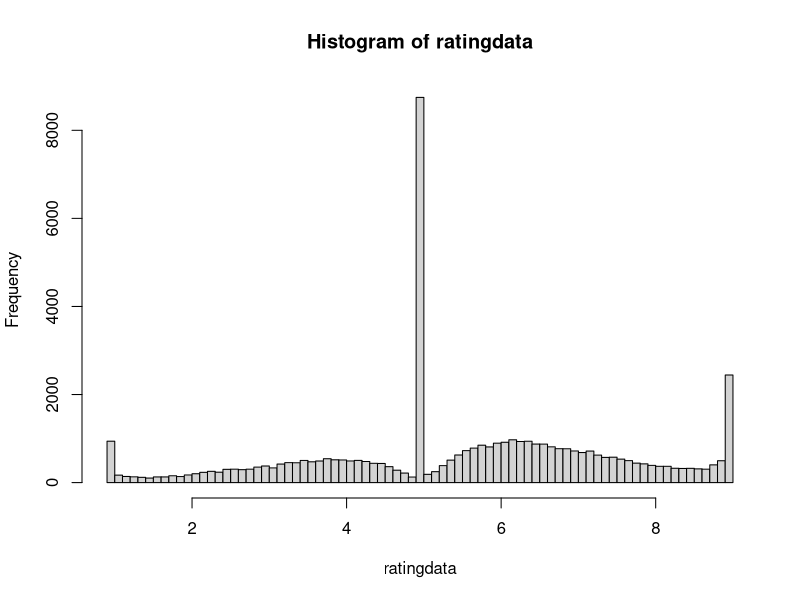

R code for this plot: (Note: this script raises an error after producing the figure.)
############################################################################
## Joint Modeling Oracle Reliability and Human Regularity in
## Large-scale Crowdsourced Affective Data
## Jianbo Ye <jxy198 at ist.psu.edu>

############################################################################
library("Matrix")
library("pracma")
library("ggplot2")

## create hyperedge I_{i,j}^{(k)} within an image k
## from continous 1D dimension data
agreement_hyperedge = function (vals, cutoff = 2.0) {
  l = length(vals);
  if (l<=1) return (0.);
  sqrdiff = matrix(vals*vals, l, l) + 
    matrix(vals*vals, l, l, byrow = T) - 
    2* vals %*% t(vals);
  agreemat = (sqrdiff <= cutoff*cutoff);
  diag(agreemat) = 0;
  return (agreemat);
}

crossagreement = function (vals0, vals1, trusts, cutoff=2.0) {
  l0=length(vals0);
  l1=length(vals1);
  stopifnot(length(trusts) == l1);
  if (min(l0,l1)==1) return (0.);
  sqrdiff = matrix(vals0 * vals0, l0, l1) +
            matrix(vals1 * vals1, l0, l1, byrow = T) -
            2* vals0 %*% t(vals1);
  return(((sqrdiff <= cutoff*cutoff) %*% trusts) / sum(trusts));
}

############################################################################
## metadata
metrics = c("valence", "arousal", "dominance", "likeness");
ticks_of_metrics = c(0.1, 0.1, 0.1, 1.);
highestbreak_of_metrics = c(9., 9., 9., 7.);

############################################################################
## read csv data
the_metric = 1;
emodata = read.csv("filter_four.csv", 
                   header=FALSE, 
                   col.names = c("pid", "uid", metrics));
## set property of interests
ratingdata=emodata[[the_metric + 2]];

## set the minimal score difference
ticks=ticks_of_metrics[the_metric];

## set the minimal score
lowestbreak=1-ticks;

## set the maximal score
highestbreak=highestbreak_of_metrics[the_metric];

## quantize data into histograms
histcount = hist(ratingdata, breaks=seq(lowestbreak,highestbreak,ticks));

## set number of ratings
n=length(ratingdata);

## set percentiles at each score
histcum=cumsum(c(0, histcount$counts));

## set the cutoff agreement threshold
cutoff=nrow(emodata)/5.;

## set image_count and user_count
M = max(emodata$pid);
N = max(emodata$uid);

## create raw sparse matrix data
sdata = sparseMatrix(i=emodata$pid, j=emodata$uid, x=ratingdata, 
                     dims=c(M,N));

############################################################################
computetrusts = function (usr_trusts, sdata) {
  ## create agreement matrix
  agreedata = sdata;
  img_trusts = as.vector((sdata != 0) %*% usr_trusts);
  rcnt = colSums(sdata != 0);
  randrate=(histcum[1:((length(histcum)-1))] + histcum[2:length(histcum)])/cutoff;
  comlist=c();
  for (i in 1:nrow(sdata)) {
    rawdata=sdata[i,,drop=TRUE];
    if (nnzero(rawdata) > 0) {
      uid=which(rawdata!=0);
      idx=round((rawdata[uid]-lowestbreak)/ticks);
      withinrate=(histcum[idx]+histcum[idx+1])/cutoff;
      I=agreement_hyperedge(withinrate);
      rawdata=(I %*% usr_trusts[uid]) / colSums(I);
      comlist=c(comlist, 
                sum(crossagreement(randrate, withinrate, usr_trusts[uid]) * histcount$counts) /
                sum(histcount$counts));
      agreedata[i, uid] = rawdata;
    }
  }
  #usrprof=colSums(sdata)/rcnt;
  usrprof=as.vector((img_trusts %*% agreedata) / (img_trusts %*% (sdata != 0)));
  #randtrust = mean(comlist)
  randtrust = sum(comlist * img_trusts[which(img_trusts>0)]) / sum(img_trusts);
  return(list("usr" = usrprof, "rand" = randtrust))
}



create_agreement_hypergraph = function (sparse_ordinal_data, cutoff) {
  n = sum(rowSums(sdata != 0) > 0);
  I = list(n);
  U = list(n);
  incr=0;
  for (i in 1:nrow(sdata)) {
    rawdata=sdata[i,,drop=TRUE];
    if (nnzero(rawdata) > 0) {
      incr = incr+1;
      uid=which(rawdata!=0);
      idx=round((rawdata[uid]-lowestbreak)/ticks);
      withinrate=(histcum[idx]+histcum[idx+1])/cutoff;
      I[[incr]]=agreement_hyperedge(withinrate);
      U[[incr]]=uid;
    }
  }
  return(list("I" =I, "U" =U));
}

## EM-like algorithm
simpleEM = function () {
  result=computetrusts(rep(1,N), sdata);
  for (iter in 1:10) {
    result_new=computetrusts(result$usr, sdata);
    change=abs(result$usr - result_new$usr);
    print(sum(change[which(change > 0)]));
    result = result_new;
  }
  return(result)
}

############################################################################

hypergraph = create_agreement_hypergraph(sdata, cutoff);


# result=simpleEM();

## draw trustability population
plotdata = function (res) {
  usrprof=res$usr;
  randtrust=res$rand;

  plot(density(usrprof[which(usrprof>0)], adjust=2), xlim=c(0,1),col='blue',
      main = "Density of Trustabilities between Random and Human",
      xlab = "Trustability");
  abline(v=randtrust, col = "blue", lwd = 2);
}

# plotdata(result);
x = as.data.frame(table(unlist(hypergraph$U)))
hypergraph$oracles = sort(unique (unlist(hypergraph$U)));
hypergraph$oracles = hypergraph$oracles[order(x$Freq, decreasing = TRUE)]
hypergraph$inv_oracles = as.vector(matrix(0, 1, max(hypergraph$oracles)));
hypergraph$inv_oracles[hypergraph$oracles] = 1:length(hypergraph$oracles);
theta=glba(hypergraph);
usr=vector("numeric", ncol(sdata));
usr[hypergraph$oracles] = theta$tau;

## calculate most trustable images
imgtrusts=as.vector(1-exp((sdata != 0) %*% log(1-usr)));
labeled=which(imgtrusts > 0);
avgscores=as.vector(sdata %*% usr) / as.vector((sdata != 0) %*% usr);
avgscores2=as.vector(rowSums(sdata)) / as.vector(rowSums(sdata != 0));
hist(imgtrusts[labeled], breaks = 20, xlab = "Cum. Reliability", main = "Image Reliability")
#plot(density(avgscores[labeled], adjust = 2, na.rm = TRUE))

print(cor(t(rbind(avgscores[labeled], avgscores2[labeled])), method = "spearman"));


## plot trustability vs. avg scores
df = data.frame(x=rnorm(length(labeled)),y=rnorm(length(labeled)));
ggplot(df,aes(x=imgtrusts[labeled],y=avgscores[labeled]))+stat_density2d(aes(alpha=..level..), geom="polygon") +xlab("Reliability") +ylab("AvgScore");

## print top img sorted by trustability
## print top whose simple average is lower than mid
sorted = sort.int( (avgscores * imgtrusts), decreasing = TRUE , index.return = TRUE)
#write(labeled[sorted$ix[1:1000]], file=paste0(metrics[the_metric], "_high.txt"), ncolumns=1)
write(labeled[sorted$ix[which(avgscores2[labeled][sorted$ix[sorted$x > (highestbreak+1)/2 + 1]] < (highestbreak+1)/2)]], file=paste0(metrics[the_metric], "_high0.txt"), ncolumns=1)
sorted = sort.int( (highestbreak+1 - avgscores) * imgtrusts, decreasing = TRUE , index.return = TRUE)
#write(labeled[sorted$ix[1:1000]], file=paste0(metrics[the_metric], "_low.txt"), ncolumns=1)
write(labeled[sorted$ix[which(avgscores2[labeled][sorted$ix[sorted$x > (highestbreak+1)/2 + 1]] > (highestbreak+1)/2)]], file=paste0(metrics[the_metric], "_low0.txt"), ncolumns=1)


sorted = sort.int( avgscores2, decreasing = TRUE , index.return = TRUE)
#write(labeled[sorted$ix[1:1000]], file=paste0(metrics[the_metric], "_high.txt"), ncolumns=1)
write(labeled[sorted$ix[which(((highestbreak+1 - avgscores) * imgtrusts)[labeled][sorted$ix[sorted$x > (highestbreak+1)/2 + 1]] > (highestbreak+1)/2)]], file=paste0(metrics[the_metric], "_high1.txt"), ncolumns=1)
sorted = sort.int( avgscores2, decreasing = FALSE , index.return = TRUE)
#write(labeled[sorted$ix[1:1000]], file=paste0(metrics[the_metric], "_low.txt"), ncolumns=1)
write(labeled[sorted$ix[which((avgscores * imgtrusts)[labeled][sorted$ix[sorted$x < (highestbreak+1)/2 - 1]] > (highestbreak+1)/2)]], file=paste0(metrics[the_metric], "_low1.txt"), ncolumns=1)
